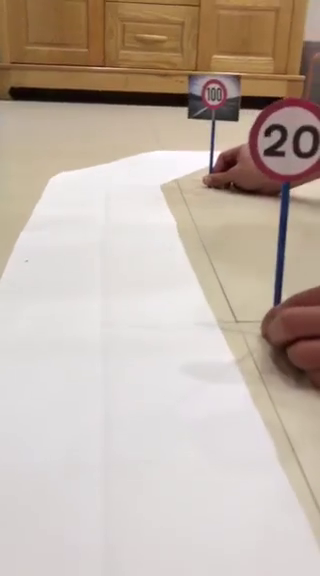
#> input picture frame 87 of LineDetection/test-video.mp4, 320 x 576 px
$ python LaneDectionModule.py
#> lines starting #> are read from the running program, lines starting #| are printed output that depends on the picture; after the words box and inside, x2 and y2 are one past the last pixel; in counts of white or black regions, pixels touching at a corner belong together
### LineDetection/utlis.py
import cv2
import numpy as np

def thresholding(img):
    # Convert to HSV
    imgHSV = cv2.cvtColor(img, cv2.COLOR_BGR2HSV)

    # The range of White color
    lowerWhite = np.array([0,0,0])#
    upperWhite = np.array([172,19,255])#

    # Create a mask from range above
    maskedWhite = cv2.inRange(imgHSV, lowerWhite, upperWhite)

    return maskedWhite

def warpImg(img, points, w, h, inv = False):
    pts1 = np.float32(points)
    pts2 = np.float32([[0,0], [w,0], [0,h], [w,h]])

    # create transformation matrix from points 1 to points2
    if inv:
        matrix = cv2.getPerspectiveTransform(pts2, pts1)
    else:
        matrix = cv2.getPerspectiveTransform(pts1, pts2)

    imgWarp = cv2.warpPerspective(img, matrix, (w,h))

    return imgWarp

def nothing(a):
    pass


def initializeTrackbars(intialTracbarVals,wT=480, hT=240):
    cv2.namedWindow("Trackbars")
    cv2.resizeWindow("Trackbars", 360, 240)
    cv2.createTrackbar("Width Top", "Trackbars", intialTracbarVals[0],wT//2, nothing)
    cv2.createTrackbar("Height Top", "Trackbars", intialTracbarVals[1], hT, nothing)
    cv2.createTrackbar("Width Bottom", "Trackbars", intialTracbarVals[2],wT//2, nothing)
    cv2.createTrackbar("Height Bottom", "Trackbars", intialTracbarVals[3], hT, nothing)

def valTrackbars(wT=480, hT=240):
    widthTop = cv2.getTrackbarPos("Width Top", "Trackbars")
    heightTop = cv2.getTrackbarPos("Height Top", "Trackbars")
    widthBottom = cv2.getTrackbarPos("Width Bottom", "Trackbars")
    heightBottom = cv2.getTrackbarPos("Height Bottom", "Trackbars")
    points = np.float32([(widthTop, heightTop), (wT-widthTop, heightTop),
             (widthBottom, heightBottom), (wT - widthBottom, heightBottom)])
    return points

def drawPoints(img, points):
    # Loop through the points
    for x in range(4):
        cv2.circle(img, (int(points[x][0]), int(points[x][1])), 15, (0,0,255), cv2.FILLED)
    return img

def getHistogram(img, minPer = 0.1, display = False, region = 1):

    # if region = 1, do the average for the complete img
    if region == 1:
        histValues = np.sum(img, axis=0)  # Sum height
    else:
        histValues = np.sum(img[img.shape[0]//region:,:], axis=0)  # Sum height

    maxValue = np.max(histValues)
    minValue = minPer*maxValue #if bigger than 10% of maxValue, consider not a noise

    indexArray = np.where(histValues >= minValue)#If the value is bigger than the threshold, consider
    # as an index

    # Average the index to find out whether its orientation
    basePoint = int(np.average(indexArray))#convert to int for plotting
    #print(basePoint)

    if display:
        imgHist = np.zeros((img.shape[0], img.shape[1], 3), np.uint8)
        for x, intensity in enumerate(histValues):
            # how many number of pixel in each column are on and how many are off
            cv2.line(imgHist, (x,img.shape[0]), (x,img.shape[0]-intensity//255//region), (255,0,255), 1)
            cv2.circle(imgHist, (basePoint,img.shape[0]), 20, (0,255,255), cv2.FILLED)
        return basePoint, imgHist

    return basePoint

def stackImages(scale,imgArray):
    rows = len(imgArray)
    cols = len(imgArray[0])
    rowsAvailable = isinstance(imgArray[0], list)
    width = imgArray[0][0].shape[1]
    height = imgArray[0][0].shape[0]
    if rowsAvailable:
        for x in range ( 0, rows):
            for y in range(0, cols):
                if imgArray[x][y].shape[:2] == imgArray[0][0].shape[:2]:
                    imgArray[x][y] = cv2.resize(imgArray[x][y], (0, 0), None, scale, scale)
                else:
                    imgArray[x][y] = cv2.resize(imgArray[x][y], (imgArray[0][0].shape[1], imgArray[0][0].shape[0]), None, scale, scale)
                if len(imgArray[x][y].shape) == 2:
                    imgArray[x][y]= cv2.cvtColor(imgArray[x][y], cv2.COLOR_GRAY2BGR)
        imageBlank = np.zeros((height, width, 3), np.uint8)
        hor = [imageBlank]*rows
        hor_con = [imageBlank]*rows
        for x in range(0, rows):
            hor[x] = np.hstack(imgArray[x])
        ver = np.vstack(hor)
    else:
        for x in range(0, rows):
            if imgArray[x].shape[:2] == imgArray[0].shape[:2]:
                imgArray[x] = cv2.resize(imgArray[x], (0, 0), None, scale, scale)
            else:
                imgArray[x] = cv2.resize(imgArray[x], (imgArray[0].shape[1], imgArray[0].shape[0]), None,scale, scale)
            if len(imgArray[x].shape) == 2: imgArray[x] = cv2.cvtColor(imgArray[x], cv2.COLOR_GRAY2BGR)
        hor= np.hstack(imgArray)
        ver = hor
    return ver

### LineDetection/LaneDectionModule.py
import cv2
import numpy as np
import utlis

curveList = []
avgVal = 10

def getLaneCurve(img, display = 2):
    # Display: 0 -> not display anything, 1 -> result only, 2 -> complete pipeline
    imgCopy = img.copy()
    imgResult = img.copy()

    ### Step1: Finding Lane
    imgThres = utlis.thresholding(img)

    ### Step 2: Warping Images
    hT, wT, c = img.shape
    points = utlis.valTrackbars()

    imgWarp = utlis.warpImg(imgThres, points, wT, hT)
    imgWarpPoints = utlis.drawPoints(imgCopy, points)

    ### Step 3: Finding Curve
    middlePoint, imgHist = utlis.getHistogram(imgWarp, display=True, minPer=0.25, region=4)
    curveAveragePoint, imgHist = utlis.getHistogram(imgWarp, display=True, minPer=0.45)

    curveRaw = curveAveragePoint - middlePoint# Smaller < 0 -> Left. Around 0: go straight

    ### Step 4: Averaging to have smooth transition
    curveList.append(curveRaw)
    if len(curveList) > avgVal:
        curveList.pop(0)#dont want to exceed the len of avg

    curve = int(sum(curveList)/len(curveList))

    ### Step 5: Display
    if display != 0:
        imgInvWarp = utlis.warpImg(imgWarp, points, wT, hT, inv=True)
        imgInvWarp = cv2.cvtColor(imgInvWarp, cv2.COLOR_GRAY2BGR)
        imgInvWarp[0:hT // 3, 0:wT] = 0, 0, 0
        imgLaneColor = np.zeros_like(img)
        imgLaneColor[:] = 0, 255, 0
        imgLaneColor = cv2.bitwise_and(imgInvWarp, imgLaneColor)
        imgResult = cv2.addWeighted(imgResult, 1, imgLaneColor, 1, 0)
        midY = 450
        cv2.putText(imgResult, str(curve), (wT // 2 - 80, 85), cv2.FONT_HERSHEY_COMPLEX, 2, (255, 0, 255), 3)
        cv2.line(imgResult, (wT // 2, midY), (wT // 2 + (curve * 3), midY), (255, 0, 255), 5)
        cv2.line(imgResult, ((wT // 2 + (curve * 3)), midY - 25), (wT // 2 + (curve * 3), midY + 25), (0, 255, 0), 5)
        for x in range(-30, 30):
            w = wT // 20
            cv2.line(imgResult, (w * x + int(curve // 50), midY - 10),
                     (w * x + int(curve // 50), midY + 10), (0, 0, 255), 2)
        # fps = cv2.getTickFrequency() / (cv2.getTickCount() - timer);
        # cv2.putText(imgResult, 'FPS ' + str(int(fps)), (20, 40), cv2.FONT_HERSHEY_SIMPLEX, 1, (230, 50, 50), 3);
    if display == 2:
        imgStacked = utlis.stackImages(0.7, ([img, imgWarpPoints, imgWarp],
                                             [imgHist, imgLaneColor, imgResult]))
        cv2.imshow('ImageStack', imgStacked)
    elif display == 1:
        cv2.imshow('Resutlt', imgResult)

    #### NORMALIZATION so the curve changes from -1 to 1
    curve = curve / 100
    # In case of error where curve excess 1 or -1
    if curve > 1:
        curve == 1
    if curve <-1:
        curve == -1

    return curve

if __name__ == '__main__':

    cap = cv2.VideoCapture('test-video.mp4')
    frameCounter = 0

    # Warping Lane
    initialTrackBarValues = [135, 103, 53, 145]
    utlis.initializeTrackbars(initialTrackBarValues)

    while True:

        # Looping the vid
        frameCounter += 1
        if cap.get(cv2.CAP_PROP_FRAME_COUNT) == frameCounter:
            cap.set(cv2.CAP_PROP_POS_FRAMES, 0)
            frameCounter = 0

        _, img = cap.read()  # GET THE IMAGE - size (1280, 720)
#> img is the input picture: shape (576, 320, 3); mean B, G, R 167, 178.6, 193
        img = cv2.resize(img, (640, 360))  # RESIZE
#> img: shape (360, 640, 3)
        curve = getLaneCurve(img, display=2)
#> in thresholding, `imgHSV = cv2.cvtColor(img, cv2.COLOR_BGR2HSV)`: imgHSV: shape (360, 640, 3); mean H, S, V 44.3, 46.8, 193
#> in thresholding, `maskedWhite = cv2.inRange(imgHSV, lowerWhite, upperWhite)`:
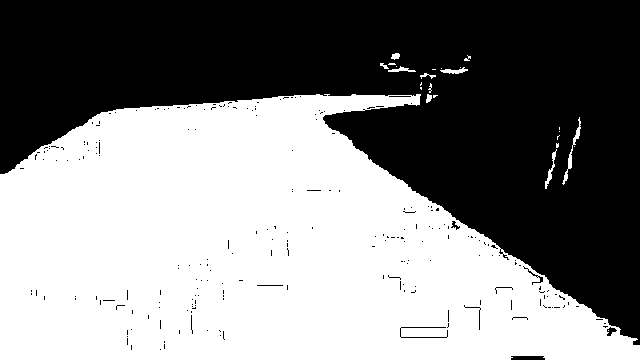
#> maskedWhite: shape (360, 640); 51.9% white; 229 black regions (219 under 20 px), largest, box (x1, y1, x2, y2) and area: (0, 0, 640, 345) 109565, (511, 356, 545, 360) 131, (400, 327, 448, 338) 107
#> in warpImg, `imgWarp = cv2.warpPerspective(img, matrix, (w,h))`:
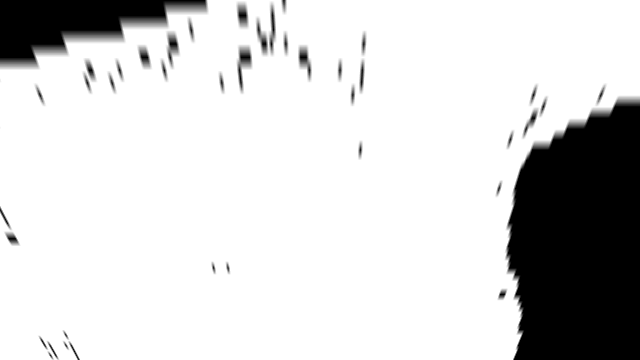
#> imgWarp: shape (360, 640); min 0, max 255, mean 212.3
#> in getHistogram, `histValues = np.sum(img[img.shape[0]//region:,:], axis=0)`: histValues = 640 values, max 68850 at index 21, min 2797 at index 620, mean 56959.1
#> in getHistogram, `maxValue = np.max(histValues)`: maxValue = 68850
#> in getHistogram, `minValue = minPer*maxValue`: minValue = 17212.5
#> in getHistogram, `basePoint = int(np.average(indexArray))#convert to int for plotting`: basePoint = 262
#> the loop in getHistogram, `for x, intensity in enumerate(histValues):` made 640 passes
#> intensity on passes 1 to 3: 67733, 67758, 67758
#> after the loop in getHistogram, `for x, intensity in enumerate(histValues):`:
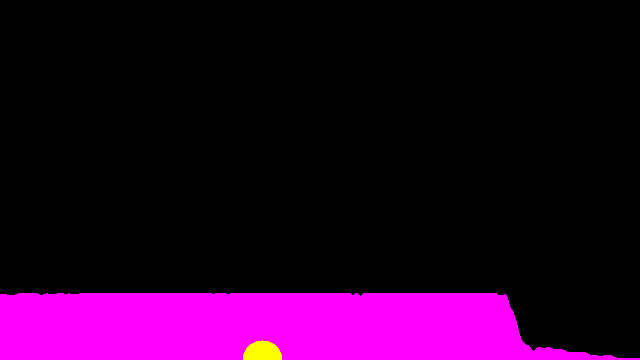
#> imgHist: shape (360, 640, 3); mean of channels 0, 1, 2 38.5, 0.7, 39.2; drawn as B, G, R
#> call 2 of getHistogram, with minPer = 0.45, display = True, region = 1
#> in getHistogram (call 2), `histValues = np.sum(img, axis=0)`: histValues = 640 values, max 91800 at index 217, min 25747 at index 620, mean 76434.7
#> in getHistogram (call 2), `maxValue = np.max(histValues)`: maxValue = 91800
#> in getHistogram (call 2), `minValue = minPer*maxValue`: minValue = 41310
#> in getHistogram (call 2), `basePoint = int(np.average(indexArray))#convert to int for plotting`: basePoint = 261
#> the loop in getHistogram (call 2), `for x, intensity in enumerate(histValues):` made 640 passes
#> intensity on passes 1 to 3: 74342, 74414, 74420
#> after the loop in getHistogram (call 2), `for x, intensity in enumerate(histValues):`:
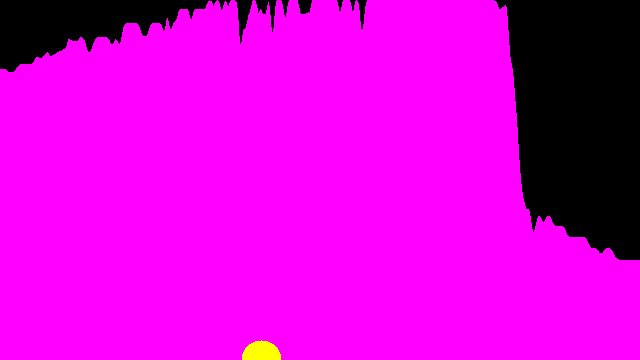
#> imgHist: shape (360, 640, 3); mean of channels 0, 1, 2 211.4, 0.7, 212.1; drawn as B, G, R
#> in getLaneCurve, `curveRaw = curveAveragePoint - middlePoint# Smaller < 0 -> Left. Aroun..`: curveRaw = -1
#> in getLaneCurve, `imgInvWarp[0:hT // 3, 0:wT] = 0, 0, 0`: imgInvWarp: shape (360, 640, 3); min 0, max 255, mean 7.2
#> in getLaneCurve, `cv2.putText(imgResult, str(curve), (wT // 2 - 80, 85), cv2.FONT_HERSHE..`:
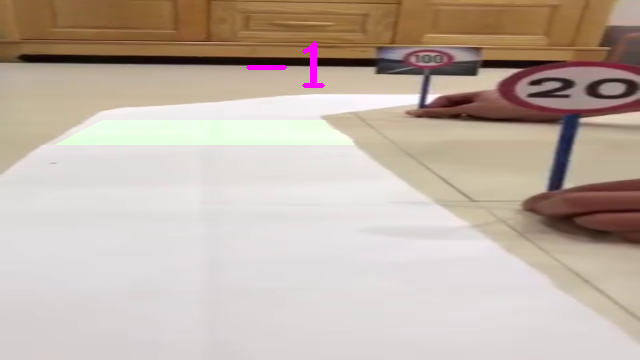
#> imgResult: shape (360, 640, 3); mean B, G, R 167.3, 178.9, 193.2
#> after the loop in stackImages, `for x in range(0, rows):`: hor = 2 items
#> in stackImages, `ver = np.vstack(hor)`:
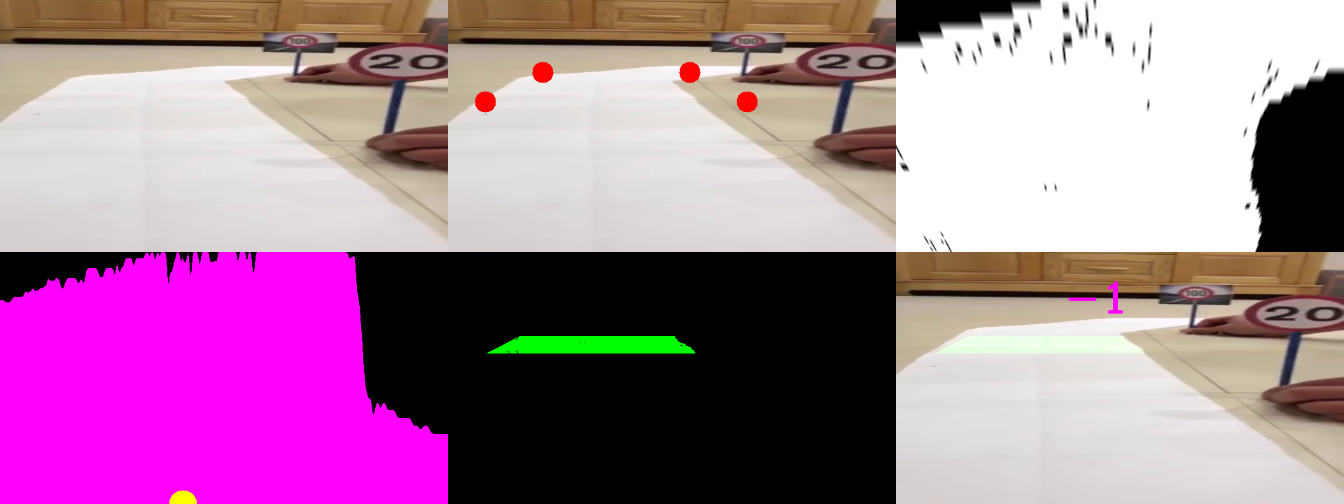
#> ver: shape (504, 1344, 3); mean of channels 0, 1, 2 153.7, 125.6, 167.3; drawn as B, G, R
#> in getLaneCurve, `curve = curve / 100`: curve = -0.01
#> curve = -0.01

        if curve > 0.1:
            cv2.putText(img, "Turn Right", (280, 180), cv2.FONT_HERSHEY_COMPLEX, 1, (255, 0, 255), 2)
        elif curve < -0.1:
            cv2.putText(img, "Turn Left", (280, 180), cv2.FONT_HERSHEY_COMPLEX, 1, (255, 0, 255), 2)
        else:
            print(curve)
#| -0.01
            cv2.putText(img, "Straight", (280, 180), cv2.FONT_HERSHEY_COMPLEX, 1, (255, 0, 255), 2)
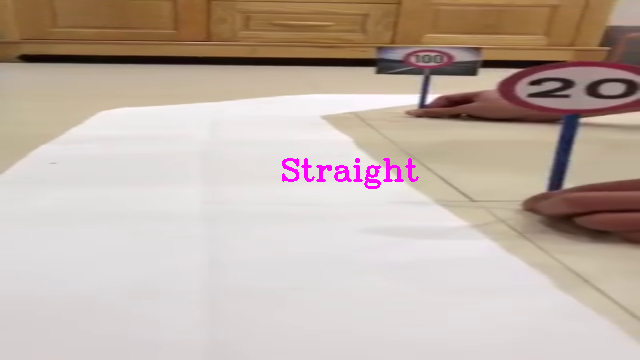
#> img: shape (360, 640, 3); mean B, G, R 167.2, 177.3, 193.1

        cv2.imshow("Vid", img)
        key = cv2.waitKey(1)
#> (key Esc is pressed here)
        if key == 27:
            break

    cap.release()
    cv2.destroyAllWindows()

$ run again, starting later in the video
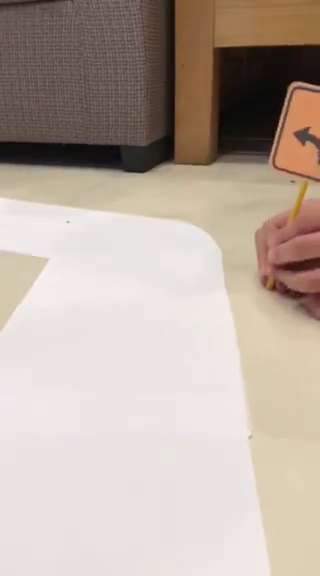
#> input picture frame 394 of LineDetection/test-video.mp4, 320 x 576 px
#> img is the input picture: shape (576, 320, 3); mean B, G, R 161.1, 172.1, 185.4
#> imgHSV: shape (360, 640, 3); mean H, S, V 13.5, 43.3, 185.3
#> maskedWhite: shape (360, 640); 46.6% white; 27 white regions (15 under 20 px), largest, box (x1, y1, x2, y2) and area: (0, 125, 536, 360) 106115, (512, 60, 555, 70) 343, (128, 91, 233, 98) 268
#> in getHistogram, `histValues = np.sum(img[img.shape[0]//region:,:], axis=0)`: histValues = 640 values, max 24337 at index 0, min 0 at index 609, mean 14159.6
#> maxValue = 24337
#> minValue = 6084.2
#> basePoint = 283
#> the loop in getHistogram, `for x, intensity in enumerate(histValues):` made 640 passes
#> intensity on passes 1 to 3: 24337, 24337, 24337
#> in getHistogram (call 2), `histValues = np.sum(img, axis=0)`: histValues = 640 values, max 24337 at index 0, min 0 at index 609, mean 14268.5
#> minValue = 10951.6
#> basePoint = 210
#> the loop in getHistogram (call 2), `for x, intensity in enumerate(histValues):` made 640 passes
#> after the loop in getHistogram (call 2), `for x, intensity in enumerate(histValues):`:
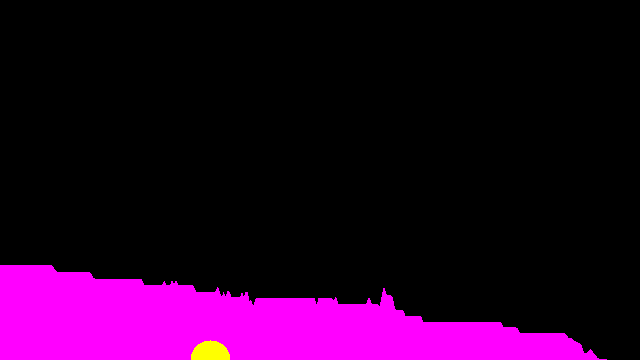
#> imgHist: shape (360, 640, 3); mean of channels 0, 1, 2 38.6, 0.7, 39.3; drawn as B, G, R
#> curveRaw = -73
#> after the loop in stackImages, `for x in range(0, rows):`: hor = 2 items
#> in getLaneCurve, `curve = curve / 100`: curve = -0.73
#> `cv2.putText(img, "Turn Left", (280, 180), cv2.FONT_HERSHEY_COMPLEX, 1,..`:
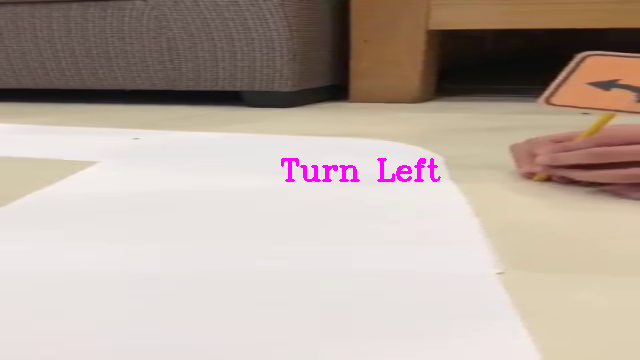
#> img: shape (360, 640, 3); mean B, G, R 161.2, 170.8, 185.5

$ run again, starting later in the video
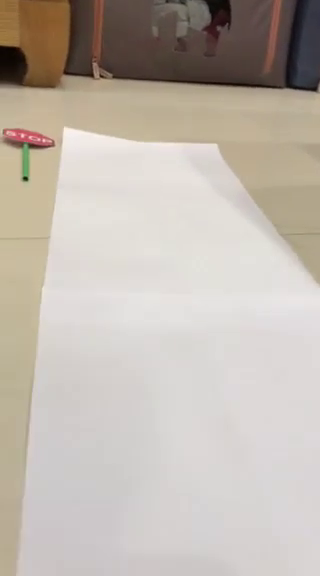
#> input picture frame 701 of LineDetection/test-video.mp4, 320 x 576 px
#> img is the input picture: shape (576, 320, 3); mean B, G, R 173.9, 182.9, 191.5
#> imgHSV: shape (360, 640, 3); mean H, S, V 29.4, 30.9, 191.7
#> maskedWhite: shape (360, 640); 61.5% white; 62 black regions (54 under 20 px), largest, box (x1, y1, x2, y2) and area: (0, 0, 640, 360) 88332, (255, 333, 257, 360) 32, (55, 330, 57, 360) 30
#> in getHistogram, `histValues = np.sum(img[img.shape[0]//region:,:], axis=0)`: histValues = 640 values from 3611 to 68850
#> maxValue = 68850
#> minValue = 17212.5
#> basePoint = 327
#> the loop in getHistogram, `for x, intensity in enumerate(histValues):` made 640 passes
#> intensity on passes 1 to 3: 3611, 4430, 5162
#> in getHistogram (call 2), `histValues = np.sum(img, axis=0)`: histValues = 640 values from 26561 to 91800
#> maxValue = 91800
#> minValue = 41310
#> basePoint = 328
#> the loop in getHistogram (call 2), `for x, intensity in enumerate(histValues):` made 640 passes
#> intensity on passes 1 to 3: 26561, 27380, 28112
#> after the loop in getHistogram (call 2), `for x, intensity in enumerate(histValues):`:
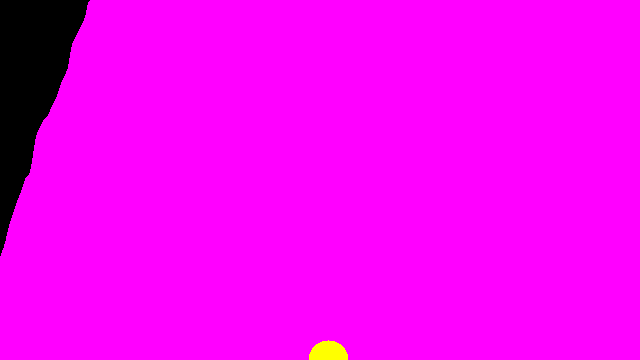
#> imgHist: shape (360, 640, 3); mean of channels 0, 1, 2 241.9, 0.7, 242.6; drawn as B, G, R
#> curveRaw = 1
#> after the loop in stackImages, `for x in range(0, rows):`: hor = 2 items
#> in getLaneCurve, `curve = curve / 100`: curve = 0.01
#| 0.01
#> `cv2.putText(img, "Straight", (280, 180), cv2.FONT_HERSHEY_COMPLEX, 1, ..`:
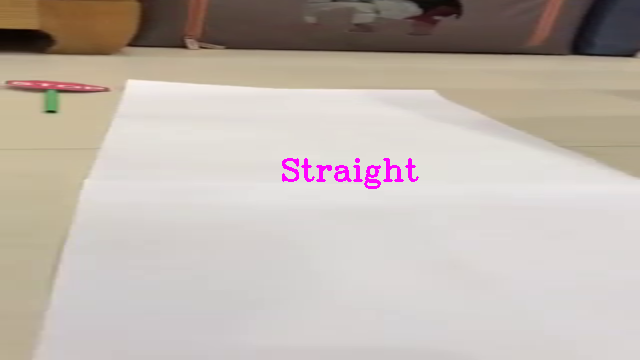
#> img: shape (360, 640, 3); mean B, G, R 174.1, 181.6, 191.7
